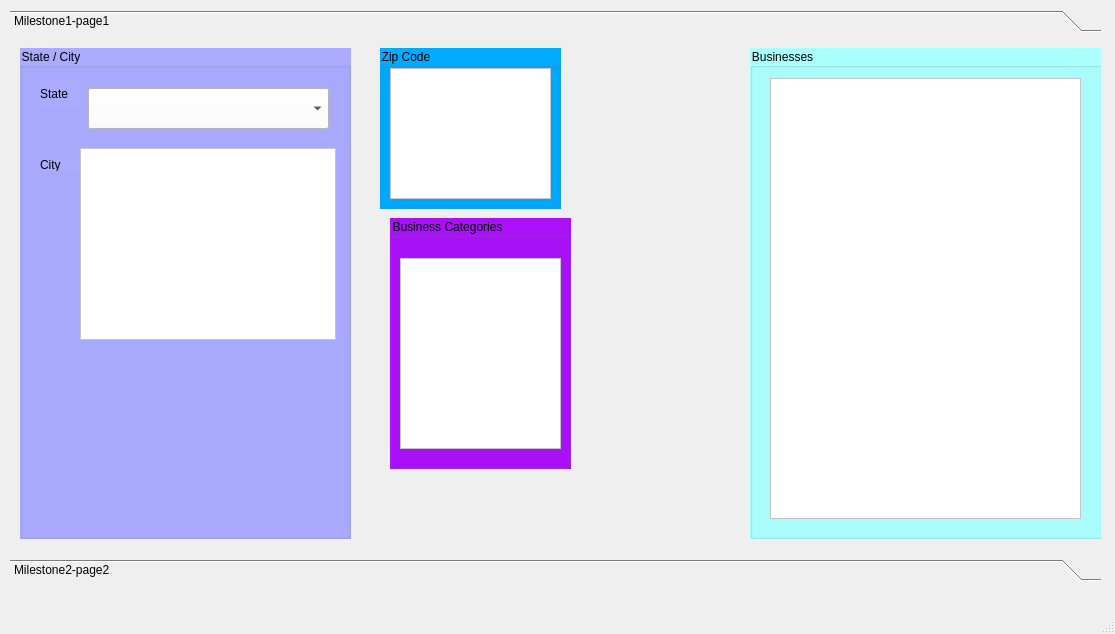
<?xml version="1.0" encoding="UTF-8"?>
<ui version="4.0">
 <class>MainWindow</class>
 <widget class="QMainWindow" name="MainWindow">
  <property name="geometry">
   <rect>
    <x>0</x>
    <y>0</y>
    <width>1115</width>
    <height>634</height>
   </rect>
  </property>
  <property name="windowTitle">
   <string>MainWindow</string>
  </property>
  <widget class="QWidget" name="centralwidget">
   <widget class="QToolBox" name="toolBox">
    <property name="geometry">
     <rect>
      <x>10</x>
      <y>10</y>
      <width>1091</width>
      <height>571</height>
     </rect>
    </property>
    <property name="currentIndex">
     <number>0</number>
    </property>
    <widget class="QWidget" name="page">
     <property name="geometry">
      <rect>
       <x>0</x>
       <y>0</y>
       <width>1091</width>
       <height>517</height>
      </rect>
     </property>
     <attribute name="label">
      <string>Milestone1-page1</string>
     </attribute>
     <widget class="QGroupBox" name="groupBox">
      <property name="geometry">
       <rect>
        <x>10</x>
        <y>10</y>
        <width>331</width>
        <height>491</height>
       </rect>
      </property>
      <property name="styleSheet">
       <string notr="true">font: 11pt &quot;MS UI Gothic&quot;;
background-color: rgb(170, 170, 255);</string>
      </property>
      <property name="title">
       <string>State / City</string>
      </property>
      <widget class="QComboBox" name="stateList">
       <property name="geometry">
        <rect>
         <x>68</x>
         <y>40</y>
         <width>241</width>
         <height>41</height>
        </rect>
       </property>
       <property name="styleSheet">
        <string notr="true">background-color: rgb(255, 255, 255);</string>
       </property>
      </widget>
      <widget class="QLabel" name="label">
       <property name="geometry">
        <rect>
         <x>20</x>
         <y>30</y>
         <width>41</width>
         <height>31</height>
        </rect>
       </property>
       <property name="styleSheet">
        <string notr="true">font: 12pt &quot;MS Shell Dlg 2&quot;;</string>
       </property>
       <property name="text">
        <string>State</string>
       </property>
      </widget>
      <widget class="QLabel" name="label_2">
       <property name="geometry">
        <rect>
         <x>20</x>
         <y>110</y>
         <width>47</width>
         <height>13</height>
        </rect>
       </property>
       <property name="styleSheet">
        <string notr="true">font: 12pt &quot;MS Shell Dlg 2&quot;;</string>
       </property>
       <property name="text">
        <string>City</string>
       </property>
      </widget>
      <widget class="QListWidget" name="cityList">
       <property name="geometry">
        <rect>
         <x>60</x>
         <y>100</y>
         <width>256</width>
         <height>192</height>
        </rect>
       </property>
       <property name="styleSheet">
        <string notr="true">background-color: rgb(255, 255, 255);</string>
       </property>
      </widget>
     </widget>
     <widget class="QGroupBox" name="businessGroup">
      <property name="geometry">
       <rect>
        <x>740</x>
        <y>10</y>
        <width>361</width>
        <height>491</height>
       </rect>
      </property>
      <property name="styleSheet">
       <string notr="true">background-color: rgb(170, 255, 255);
font: 12pt &quot;MS Shell Dlg 2&quot;;</string>
      </property>
      <property name="title">
       <string>Businesses</string>
      </property>
      <widget class="QTableWidget" name="businessTable">
       <property name="geometry">
        <rect>
         <x>20</x>
         <y>30</y>
         <width>311</width>
         <height>441</height>
        </rect>
       </property>
       <property name="styleSheet">
        <string notr="true">background-color: rgb(255, 255, 255);
font: 8pt &quot;Tahoma&quot;;</string>
       </property>
       <attribute name="horizontalHeaderStretchLastSection">
        <bool>true</bool>
       </attribute>
       <attribute name="verticalHeaderVisible">
        <bool>false</bool>
       </attribute>
      </widget>
     </widget>
     <widget class="QGroupBox" name="groupBox_2">
      <property name="geometry">
       <rect>
        <x>370</x>
        <y>10</y>
        <width>181</width>
        <height>161</height>
       </rect>
      </property>
      <property name="styleSheet">
       <string notr="true">
background-color: rgb(0, 170, 255);</string>
      </property>
      <property name="title">
       <string>Zip Code</string>
      </property>
      <widget class="QListWidget" name="zipList">
       <property name="geometry">
        <rect>
         <x>10</x>
         <y>20</y>
         <width>161</width>
         <height>131</height>
        </rect>
       </property>
       <property name="autoFillBackground">
        <bool>true</bool>
       </property>
       <property name="styleSheet">
        <string notr="true">background-color: rgb(255, 255, 255);</string>
       </property>
      </widget>
     </widget>
     <widget class="QGroupBox" name="business_categories">
      <property name="geometry">
       <rect>
        <x>380</x>
        <y>180</y>
        <width>181</width>
        <height>251</height>
       </rect>
      </property>
      <property name="styleSheet">
       <string notr="true">background-color: rgb(170, 17, 250);</string>
      </property>
      <property name="title">
       <string>Business Categories</string>
      </property>
      <widget class="QListWidget" name="categoryList">
       <property name="geometry">
        <rect>
         <x>10</x>
         <y>40</y>
         <width>161</width>
         <height>191</height>
        </rect>
       </property>
       <property name="styleSheet">
        <string notr="true">background-color: rgb(255, 255, 255);</string>
       </property>
      </widget>
     </widget>
    </widget>
    <widget class="QWidget" name="page_2">
     <property name="geometry">
      <rect>
       <x>0</x>
       <y>0</y>
       <width>1091</width>
       <height>517</height>
      </rect>
     </property>
     <attribute name="label">
      <string>Milestone2-page2</string>
     </attribute>
     <widget class="QGroupBox" name="Search_Business_Name_Group">
      <property name="geometry">
       <rect>
        <x>10</x>
        <y>0</y>
        <width>1061</width>
        <height>731</height>
       </rect>
      </property>
      <property name="title">
       <string>Search Business by Name</string>
      </property>
      <widget class="QLineEdit" name="bname">
       <property name="geometry">
        <rect>
         <x>170</x>
         <y>40</y>
         <width>261</width>
         <height>31</height>
        </rect>
       </property>
      </widget>
      <widget class="QLabel" name="label_2_1">
       <property name="geometry">
        <rect>
         <x>10</x>
         <y>30</y>
         <width>161</width>
         <height>51</height>
        </rect>
       </property>
       <property name="font">
        <font>
         <family>Lucida Sans Unicode</family>
         <pointsize>11</pointsize>
        </font>
       </property>
       <property name="text">
        <string>Enter business name:</string>
       </property>
      </widget>
      <widget class="QListWidget" name="businesses">
       <property name="geometry">
        <rect>
         <x>170</x>
         <y>80</y>
         <width>261</width>
         <height>261</height>
        </rect>
       </property>
      </widget>
      <widget class="QLabel" name="label_2_2">
       <property name="geometry">
        <rect>
         <x>10</x>
         <y>340</y>
         <width>161</width>
         <height>51</height>
        </rect>
       </property>
       <property name="font">
        <font>
         <family>Lucida Sans Unicode</family>
         <pointsize>11</pointsize>
        </font>
       </property>
       <property name="text">
        <string>City for the business:</string>
       </property>
      </widget>
      <widget class="QLineEdit" name="bCity">
       <property name="geometry">
        <rect>
         <x>170</x>
         <y>350</y>
         <width>261</width>
         <height>31</height>
        </rect>
       </property>
      </widget>
     </widget>
    </widget>
   </widget>
  </widget>
  <widget class="QMenuBar" name="menubar">
   <property name="geometry">
    <rect>
     <x>0</x>
     <y>0</y>
     <width>1115</width>
     <height>21</height>
    </rect>
   </property>
  </widget>
  <widget class="QStatusBar" name="statusbar"/>
 </widget>
 <resources/>
 <connections/>
</ui>
